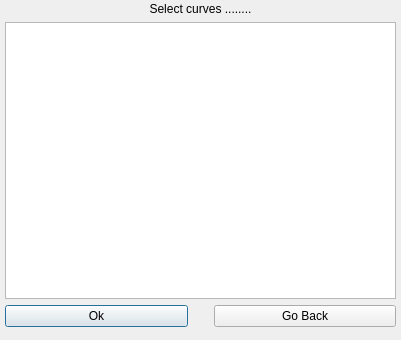
<?xml version="1.0" encoding="UTF-8"?>
<ui version="4.0">
 <class>SelectMultipleCurvesWindowDialog</class>
 <widget class="QDialog" name="SelectMultipleCurvesWindowDialog">
  <property name="windowModality">
   <enum>Qt::WindowModal</enum>
  </property>
  <property name="geometry">
   <rect>
    <x>0</x>
    <y>0</y>
    <width>401</width>
    <height>340</height>
   </rect>
  </property>
  <property name="windowTitle">
   <string>Select curves dialog</string>
  </property>
  <widget class="QWidget" name="verticalLayoutWidget">
   <property name="geometry">
    <rect>
     <x>0</x>
     <y>-1</y>
     <width>401</width>
     <height>331</height>
    </rect>
   </property>
   <layout class="QVBoxLayout" name="verticalLayout">
    <property name="spacing">
     <number>-1</number>
    </property>
    <property name="leftMargin">
     <number>5</number>
    </property>
    <property name="topMargin">
     <number>3</number>
    </property>
    <property name="rightMargin">
     <number>5</number>
    </property>
    <property name="bottomMargin">
     <number>3</number>
    </property>
    <item>
     <widget class="QLabel" name="titleLabel">
      <property name="text">
       <string>Select curves ........</string>
      </property>
      <property name="alignment">
       <set>Qt::AlignCenter</set>
      </property>
     </widget>
    </item>
    <item>
     <widget class="QListView" name="listViewCurves"/>
    </item>
    <item>
     <layout class="QHBoxLayout" name="horizontalLayout">
      <item>
       <widget class="QPushButton" name="pushButtonOK">
        <property name="text">
         <string>Ok</string>
        </property>
       </widget>
      </item>
      <item>
       <spacer name="horizontalSpacer">
        <property name="orientation">
         <enum>Qt::Horizontal</enum>
        </property>
        <property name="sizeType">
         <enum>QSizePolicy::Preferred</enum>
        </property>
        <property name="sizeHint" stdset="0">
         <size>
          <width>20</width>
          <height>20</height>
         </size>
        </property>
       </spacer>
      </item>
      <item>
       <widget class="QPushButton" name="pushButtonBack">
        <property name="text">
         <string>Go Back</string>
        </property>
       </widget>
      </item>
     </layout>
    </item>
   </layout>
  </widget>
 </widget>
 <layoutdefault spacing="6" margin="11"/>
 <resources/>
 <connections/>
</ui>
